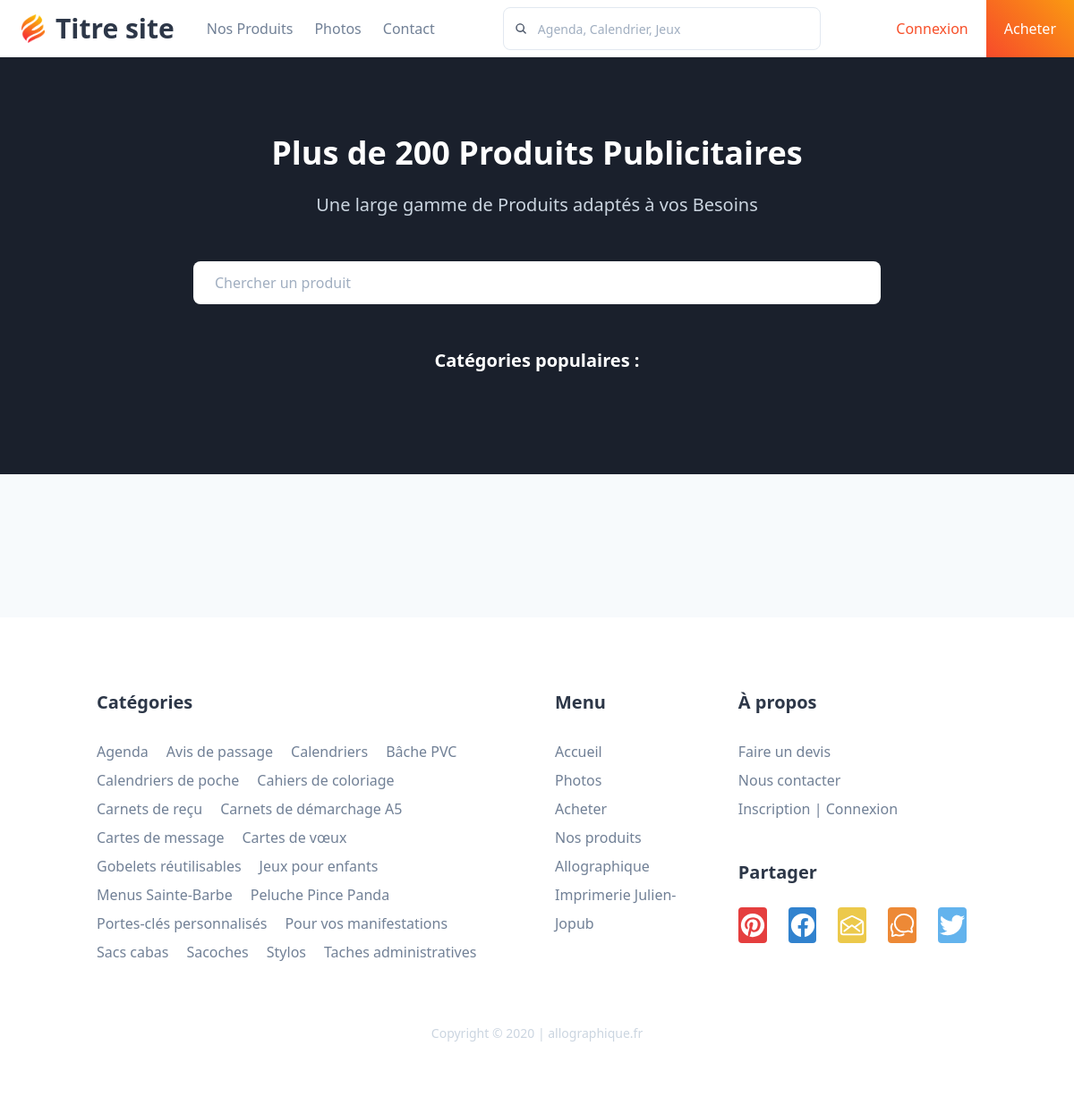
The app's page /index.php?page=product&categorie=3, older data.
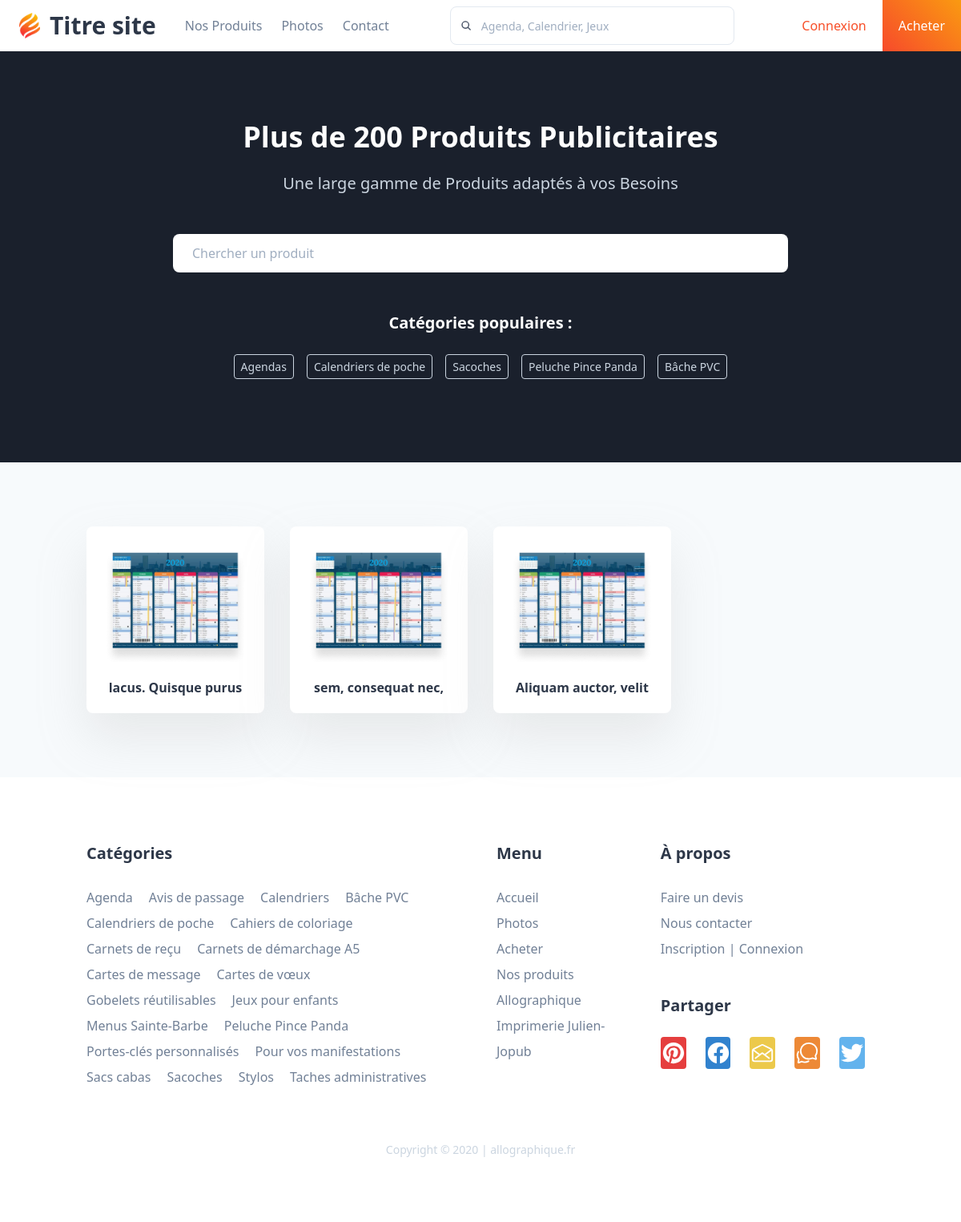
The same page, newer data.
### tables this page shows
CREATE TABLE `categorie` (
  `ID` int(10) NOT NULL,
  `libelle` varchar(30) NOT NULL
);

CREATE TABLE `produit` (
  `ID` int(10) NOT NULL,
  `nom` tinytext NOT NULL,
  `description` text NOT NULL,
  `figure` varchar(100) NOT NULL,
  `prix` float NOT NULL,
  `ID_categorie` int(10) NOT NULL,
  `purchase` int(10) NOT NULL
);

### controller/handler.php (called while the page is built, shortened)
<?php
function product()
{
  $productManager = new ProductManager();
  $categories = $productManager->getBestCategories(5);
  if (!empty($_POST['recherche']))
  {
    $search = secure($_POST['recherche']);
    $products = $productManager->getSearch($search);
    if ($products === false) $error = $search;
  }
  elseif (!empty($_GET['categorie'])) $products = $productManager->getRandom(secure($_GET['categorie']));
  else $products = $productManager->getRandom(0);
  require './view/product.php';
}

### model/ProductManager.php (called while the page is built, shortened)
<?php
class ProductManager extends Manager
{
  public function getBestCategories($limit = 20)
  {
    $db = $this->dbConnect();
    $request = $db->query("SELECT ID, libelle FROM categorie ORDER BY RAND() DESC LIMIT $limit");
    return $request;
  }
  public function getRandom($categorie = 0, $limit = 100)
  {
    $db = $this->dbConnect();
    $request = ($categorie === 0) ? $db->query("SELECT ID, figure, nom FROM produit ORDER BY RAND() LIMIT $limit") : $db->query("SELECT ID, figure, nom FROM produit WHERE ID_categorie = $categorie LIMIT $limit");
    return $request;
  }
}

### view/product.php (the view, shortened to what this page needs)
<main class="mt-16">
<section class="bg-gray-900 pt-20 pb-24">
  <div class="container mx-auto px-5">
    <div class="text-center mb-12">
      <h2 class="text-white text-4xl font-bold mb-4">Plus de 200 Produits Publicitaires</h2>
      <p class="text-gray-400 text-xl font-light">Une large gamme de Produits adaptés à vos Besoins</p>
    </div>
    <form action="<?php page('product') ?>" method="post" class="w-full max-w-screen-md mx-auto mb-12">
      <input required type="text" name="recherche" placeholder="Chercher un produit" maxlength="30"
        class="bg-white w-full h-12 px-6 font-light text-gray-700 rounded-lg outline-none appearance-none">
    </form>
    <div>
      <h3 class="text-xl text-center text-white font-semibold mb-4">Catégories populaires :</h3>
      <ul class="flex justify-center text-sm text-gray-400 font-light items-center">
        <?php foreach ($categories as $categorie): ?>
        <a href="<?php page('product&categorie=' . $categorie['ID']) ?>">
          <li class="m-2 px-2 py-1 border border-gray-400 rounded"><?= $categorie['libelle'] ?></li>
        </a>
        <?php endforeach; ?>
      </div>
    </div>
</section>
<div class="py-20">
  <div class="container mx-auto px-5">
    <?php if (isset($error)): ?>
      <p class="text-gray-400 text-5xl font-light text-center">Aucun résultat pour <?= $error ?></p>
    <?php else: ?>
    <div class="grid grid-cols-4 gap-8">
      <?php foreach ($products as $product): ?>
      <a href="<?php page('single&product=' . $product['ID']) ?>">
        <div class="bg-white p-5 rounded-lg big-shadow">
          <img src="<?php assets('product/' . $product['figure']) ?>"
            alt="<?= $product['nom'] ?>" class="mb-5">
          <h3 class="font-semibold text-gray-800 text-center"><?= $product['nom'] ?></h3>
        </div>
      </a>
      <?php endforeach; ?>
    </div>
    <?php endif; ?>
  </div>
</div>
</main>
<?php
$content = ob_get_clean();
$footer = 'bg-white';
require 'templates.php';
?>

### model/sandbox.php (shortened to what this page needs)
<?php
function assets($path)
{
  echo './public/' . $path;
}
function page($path)
{
  echo 'index.php?page=' . $path;
}

### index.php (shortened to what this page needs)
<?php
$page = isset($_GET['page']) ? $_GET['page'] : 'home';
require 'model/sandbox.php';
require 'controller/handler.php';
switch ($page):
  case 'product':
    product();
    break;
endswitch;

### view/templates.php (shortened to what this page needs)
<!DOCTYPE html>
<html lang="fr">
  <head>
    <link rel="shortcut icon" href="<?php assets('src/shortcut.png') ?>" type="image/x-icon">
    <link rel="stylesheet" href="<?php assets('css/main.css') ?>">
    <link rel="stylesheet" href="<?php assets('css/tailwind.min.css') ?>">
  </head>
  <body class="bg-gray-100">
    <header class="bg-white fixed left-0 top-0 right-0 z-10">
      <div class="flex items-center">
        <a href="<?php page('home') ?>">
          <div class="mx-6 flex items-center">
            <img src="public/src/logo.png" alt="Titre du site" class="h-8 pr-3">
            <h2 class="font-bold text-3xl leading-none text-gray-800">Titre site</h2>
          </div>
        </a>
        <nav>
          <ul class="flex items-center font-light text-gray-600">
            <li class="px-3">
              <a href="<?php page('product') ?>">Nos Produits</a>
            </li>
            <li class="px-3">Photos</li>
            <li class="px-3">Contact</li>
          </ul>
        </nav>
        <div class="flex-auto px-16 py-2">
          <form action="<?php page('product') ?>" method="post" class="h-12 border border-gray-300 max-w-2xl mx-auto flex items-center text-gray-700 rounded-lg">
            <ion-icon name="search" class="mx-3"></ion-icon>
            <input required type="text" name="recherche" maxlength="30" class="outline-none appearance-none text-sm font-light w-full pr-3" placeholder="Agenda, Calendrier, Jeux">
          </form>
        </div>
        <div class="flex items-center">
          <button class="h-16 px-5 text-fire outline-none">Connexion</button>
          <button class="h-16 px-5 text-white bg-fire outline-none">Acheter</button>
        </div>
      </div>
    </header>
    <?= $content ?>
    <footer class="py-20 <?= $footer ?>">
      <div class="container w-full mx-auto px-5">
        <div class="grid grid-cols-10 gap-10">
          <section class="col-span-5">
            <h3 class="text-xl text-gray-800 font-semibold mb-6">Catégories</h3>
            <ul class="flex flex-wrap text-gray-600 font-light leading-8">
              <li class="pr-5">
                <a href="<?php page('product&categorie=1') ?>">Agenda</a>
              </li>
              <li class="pr-5">
                <a href="<?php page('product&categorie=2') ?>">Avis de passage</a>
              </li>
              <li class="pr-5">
                <a href="<?php page('product&categorie=3') ?>">Calendriers</a>
              </li>
              <li class="pr-5">
                <a href="<?php page('product&categorie=4') ?>">Bâche PVC</a>
              </li>
              <li class="pr-5">
                <a href="<?php page('product&categorie=5') ?>">Calendriers de poche</a>
              </li>
              <li class="pr-5">
                <a href="<?php page('product&categorie=6') ?>">Cahiers de coloriage</a>
              </li>
              <li class="pr-5">
                <a href="<?php page('product&categorie=7') ?>">Carnets de reçu</a>
              </li>
              <li class="pr-5">
                <a href="<?php page('product&categorie=8') ?>">Carnets de démarchage A5</a>
              </li>
              <li class="pr-5">
                <a href="<?php page('product&categorie=9') ?>">Cartes de message</a>
              </li>
              <li class="pr-5">
                <a href="<?php page('product&categorie=10') ?>">Cartes de vœux</a>
              </li>
              <li class="pr-5">
                <a href="<?php page('product&categorie=11') ?>">Gobelets réutilisables</a>
              </li>
              <li class="pr-5">
                <a href="<?php page('product&categorie=12') ?>">Jeux pour enfants</a>
              </li>
              <li class="pr-5">
                <a href="<?php page('product&categorie=13') ?>">Menus Sainte-Barbe</a>
              </li>
              <li class="pr-5">
                <a href="<?php page('product&categorie=14') ?>">Peluche Pince Panda</a>
              </li>
              <li class="pr-5">
                <a href="<?php page('product&categorie=15') ?>">Portes-clés personnalisés</a>
              </li>
              <li class="pr-5">
                <a href="<?php page('product&categorie=16') ?>">Pour vos manifestations</a>
              </li>
              <li class="pr-5">
                <a href="<?php page('product&categorie=17') ?>">Sacs cabas</a>
              </li>
              <li class="pr-5">
                <a href="<?php page('product&categorie=18') ?>">Sacoches</a>
              </li>
              <li class="pr-5">
                <a href="<?php page('product&categorie=19') ?>">Stylos</a>
              </li>
              <li class="pr-5">
                <a href="<?php page('product&categorie=20') ?>">Taches administratives</a>
              </li>
            </ul>
          </section>
          <section class="col-span-2">
            <h3 class="text-xl text-gray-800 font-semibold mb-6">Menu</h3>
            <ul class="text-gray-600 font-light leading-8">
              <li class="pr-5">
                <a href="<?php page('home') ?>">Accueil</a>
              </li>
              <li class="pr-5">Photos</li>
              <li class="pr-5">Acheter</li>
              <li class="pr-5">
                <a href="<?php page('product') ?>">Nos produits</a>
              </li>
              <li class="pr-5">Allographique</li>
              <li class="pr-5">Imprimerie Julien-Jopub</li>
            </ul>
          </section>
          <section class="col-span-3">
            <h3 class="text-xl text-gray-800 font-semibold mb-6">À propos</h3>
            <ul class="text-gray-600 font-light leading-8 mb-10">
              <li class="pr-5">Faire un devis</li>
              <li class="pr-5">Nous contacter</li>
              <li class="pr-5">Inscription | Connexion</li>
            </ul>
            <h3 class="text-xl text-gray-800 font-semibold mb-6">Partager</h3>
            <div class="flex text-white">
              <div class="w-10 h-10 rounded bg-red-600 flex mr-3">
                <ion-icon class="text-3xl m-auto" name="logo-pinterest"></ion-icon>
              </div>
              <div class="w-10 h-10 rounded bg-blue-600 flex mx-3">
                <ion-icon class="text-3xl m-auto" name="logo-facebook"></ion-icon>
              </div>
              <div class="w-10 h-10 rounded bg-yellow-500 flex mx-3">
                <ion-icon class="text-3xl m-auto" name="mail-open-outline"></ion-icon>
              </div>
              <div class="w-10 h-10 rounded bg-orange-500 flex mx-3">
                <ion-icon class="text-3xl m-auto" name="chatbubbles-outline"></ion-icon>
              </div>
              <div class="w-10 h-10 rounded bg-blue-400 flex mx-3">
                <ion-icon class="text-3xl m-auto" name="logo-twitter"></ion-icon>
              </div>
            </div>
          </section>
        </div>
        <address class="text-sm font-light text-center text-gray-400 mt-16 not-italic">Copyright © 2020 | allographique.fr</address>
      </div>
    </footer>
  </body>
</html>

### public/css/main.css (style rules this page uses)
.big-shadow { box-shadow: 0 30px 60px rgba(184, 184, 184, .25); }
.text-fire { color: #F74F29; }
.bg-fire { background: rgb(247, 74, 43); background: linear-gradient(45deg, rgba(247, 74, 43, 1), rgba(250, 154, 17, 1)); }

Row changes from the older to the newer data that the page shows:
added categorie: libelle "Agendas"
added categorie: libelle "Calendriers de poche"
added categorie: libelle "Sacoches"
added categorie: libelle "Peluche Pince Panda"
added categorie: libelle "Bâche PVC"
added produit: nom "lacus. Quisque purus"
added produit: nom "sem, consequat nec,"
added produit: nom "Aliquam auctor, velit"
